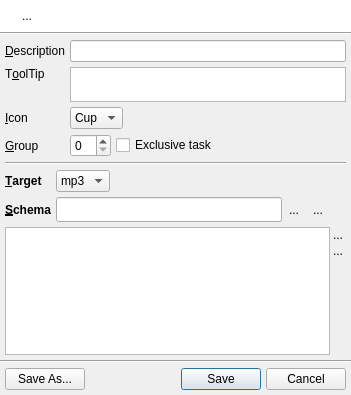
<ui version="4.0" >
 <class>QUTaskDialog</class>
 <widget class="QDialog" name="QUTaskDialog" >
  <property name="geometry" >
   <rect>
    <x>0</x>
    <y>0</y>
    <width>351</width>
    <height>395</height>
   </rect>
  </property>
  <property name="windowTitle" >
   <string>Edit Rename Task</string>
  </property>
  <property name="windowIcon" >
   <iconset resource="../../resources/uman.qrc" >
    <normaloff>:/control/tasks_add.png</normaloff>:/control/tasks_add.png</iconset>
  </property>
  <layout class="QVBoxLayout" name="verticalLayout_2" >
   <property name="spacing" >
    <number>0</number>
   </property>
   <property name="margin" >
    <number>0</number>
   </property>
   <item>
    <widget class="QFrame" name="frame" >
     <property name="palette" >
      <palette>
       <active>
        <colorrole role="Base" >
         <brush brushstyle="SolidPattern" >
          <color alpha="255" >
           <red>255</red>
           <green>255</green>
           <blue>255</blue>
          </color>
         </brush>
        </colorrole>
        <colorrole role="Window" >
         <brush brushstyle="SolidPattern" >
          <color alpha="255" >
           <red>255</red>
           <green>255</green>
           <blue>255</blue>
          </color>
         </brush>
        </colorrole>
       </active>
       <inactive>
        <colorrole role="Base" >
         <brush brushstyle="SolidPattern" >
          <color alpha="255" >
           <red>255</red>
           <green>255</green>
           <blue>255</blue>
          </color>
         </brush>
        </colorrole>
        <colorrole role="Window" >
         <brush brushstyle="SolidPattern" >
          <color alpha="255" >
           <red>255</red>
           <green>255</green>
           <blue>255</blue>
          </color>
         </brush>
        </colorrole>
       </inactive>
       <disabled>
        <colorrole role="Base" >
         <brush brushstyle="SolidPattern" >
          <color alpha="255" >
           <red>255</red>
           <green>255</green>
           <blue>255</blue>
          </color>
         </brush>
        </colorrole>
        <colorrole role="Window" >
         <brush brushstyle="SolidPattern" >
          <color alpha="255" >
           <red>255</red>
           <green>255</green>
           <blue>255</blue>
          </color>
         </brush>
        </colorrole>
       </disabled>
      </palette>
     </property>
     <property name="autoFillBackground" >
      <bool>true</bool>
     </property>
     <property name="frameShadow" >
      <enum>QFrame::Raised</enum>
     </property>
     <layout class="QHBoxLayout" >
      <item>
       <widget class="QLabel" name="infoIconLbl" >
        <property name="sizePolicy" >
         <sizepolicy vsizetype="Preferred" hsizetype="Fixed" >
          <horstretch>0</horstretch>
          <verstretch>0</verstretch>
         </sizepolicy>
        </property>
        <property name="text" >
         <string/>
        </property>
        <property name="pixmap" >
         <pixmap resource="../../resources/uman.qrc" >:/marks/information.png</pixmap>
        </property>
        <property name="alignment" >
         <set>Qt::AlignLeading|Qt::AlignLeft|Qt::AlignTop</set>
        </property>
       </widget>
      </item>
      <item>
       <widget class="QLabel" name="infoLbl" >
        <property name="text" >
         <string>...</string>
        </property>
        <property name="alignment" >
         <set>Qt::AlignLeading|Qt::AlignLeft|Qt::AlignTop</set>
        </property>
        <property name="wordWrap" >
         <bool>true</bool>
        </property>
       </widget>
      </item>
     </layout>
    </widget>
   </item>
   <item>
    <widget class="Line" name="line" >
     <property name="orientation" >
      <enum>Qt::Horizontal</enum>
     </property>
    </widget>
   </item>
   <item>
    <layout class="QVBoxLayout" name="verticalLayout" >
     <property name="spacing" >
      <number>5</number>
     </property>
     <property name="margin" >
      <number>5</number>
     </property>
     <item>
      <layout class="QGridLayout" name="gridLayout_2" >
       <property name="spacing" >
        <number>5</number>
       </property>
       <item row="0" column="0" >
        <widget class="QLabel" name="label_2" >
         <property name="text" >
          <string>&amp;Description</string>
         </property>
         <property name="buddy" >
          <cstring>descriptionEdit</cstring>
         </property>
        </widget>
       </item>
       <item row="0" column="1" >
        <widget class="QLineEdit" name="descriptionEdit" />
       </item>
       <item row="1" column="0" >
        <widget class="QLabel" name="label_3" >
         <property name="text" >
          <string>T&amp;oolTip</string>
         </property>
         <property name="alignment" >
          <set>Qt::AlignLeading|Qt::AlignLeft|Qt::AlignTop</set>
         </property>
         <property name="buddy" >
          <cstring>toolTipEdit</cstring>
         </property>
        </widget>
       </item>
       <item row="1" column="1" >
        <widget class="QTextEdit" name="toolTipEdit" >
         <property name="sizePolicy" >
          <sizepolicy vsizetype="Preferred" hsizetype="Expanding" >
           <horstretch>0</horstretch>
           <verstretch>0</verstretch>
          </sizepolicy>
         </property>
         <property name="maximumSize" >
          <size>
           <width>16777215</width>
           <height>35</height>
          </size>
         </property>
         <property name="tabChangesFocus" >
          <bool>true</bool>
         </property>
         <property name="tabStopWidth" >
          <number>80</number>
         </property>
         <property name="acceptRichText" >
          <bool>false</bool>
         </property>
        </widget>
       </item>
       <item row="2" column="0" >
        <widget class="QLabel" name="label_4" >
         <property name="text" >
          <string>&amp;Icon</string>
         </property>
         <property name="buddy" >
          <cstring>iconCombo</cstring>
         </property>
        </widget>
       </item>
       <item row="2" column="1" >
        <layout class="QHBoxLayout" >
         <property name="spacing" >
          <number>0</number>
         </property>
         <item>
          <widget class="QComboBox" name="iconCombo" >
           <property name="frame" >
            <bool>true</bool>
           </property>
           <item>
            <property name="text" >
             <string>Cup</string>
            </property>
            <property name="icon" >
             <iconset>
              <normaloff/>
             </iconset>
            </property>
           </item>
          </widget>
         </item>
         <item>
          <spacer>
           <property name="orientation" >
            <enum>Qt::Horizontal</enum>
           </property>
           <property name="sizeHint" stdset="0" >
            <size>
             <width>40</width>
             <height>20</height>
            </size>
           </property>
          </spacer>
         </item>
        </layout>
       </item>
       <item row="3" column="0" >
        <widget class="QLabel" name="label_5" >
         <property name="text" >
          <string>&amp;Group</string>
         </property>
         <property name="buddy" >
          <cstring>groupSpin</cstring>
         </property>
        </widget>
       </item>
       <item row="3" column="1" >
        <layout class="QHBoxLayout" >
         <property name="spacing" >
          <number>5</number>
         </property>
         <item>
          <widget class="QSpinBox" name="groupSpin" >
           <property name="sizePolicy" >
            <sizepolicy vsizetype="Fixed" hsizetype="Fixed" >
             <horstretch>0</horstretch>
             <verstretch>0</verstretch>
            </sizepolicy>
           </property>
          </widget>
         </item>
         <item>
          <widget class="QCheckBox" name="exclusiveChk" >
           <property name="text" >
            <string>Exclusive task</string>
           </property>
          </widget>
         </item>
        </layout>
       </item>
      </layout>
     </item>
     <item>
      <widget class="Line" name="line_2" >
       <property name="orientation" >
        <enum>Qt::Horizontal</enum>
       </property>
      </widget>
     </item>
     <item>
      <layout class="QGridLayout" name="gridLayout" >
       <property name="spacing" >
        <number>5</number>
       </property>
       <item row="0" column="0" >
        <widget class="QLabel" name="label_7" >
         <property name="font" >
          <font>
           <pointsize>9</pointsize>
           <weight>75</weight>
           <bold>true</bold>
          </font>
         </property>
         <property name="text" >
          <string>&amp;Target</string>
         </property>
         <property name="margin" >
          <number>5</number>
         </property>
         <property name="buddy" >
          <cstring>targetCombo</cstring>
         </property>
        </widget>
       </item>
       <item row="0" column="1" >
        <layout class="QHBoxLayout" >
         <property name="spacing" >
          <number>0</number>
         </property>
         <item>
          <widget class="QComboBox" name="targetCombo" >
           <property name="toolTip" >
            <string>The target specifies the object on which the renaming will be done.</string>
           </property>
           <item>
            <property name="text" >
             <string>mp3</string>
            </property>
           </item>
          </widget>
         </item>
         <item>
          <spacer>
           <property name="orientation" >
            <enum>Qt::Horizontal</enum>
           </property>
           <property name="sizeHint" stdset="0" >
            <size>
             <width>68</width>
             <height>17</height>
            </size>
           </property>
          </spacer>
         </item>
        </layout>
       </item>
       <item row="1" column="0" >
        <widget class="QLabel" name="label_6" >
         <property name="font" >
          <font>
           <pointsize>9</pointsize>
           <weight>75</weight>
           <bold>true</bold>
          </font>
         </property>
         <property name="text" >
          <string>&amp;Schema</string>
         </property>
         <property name="margin" >
          <number>5</number>
         </property>
         <property name="buddy" >
          <cstring>schemaEdit</cstring>
         </property>
        </widget>
       </item>
       <item row="1" column="1" >
        <layout class="QHBoxLayout" name="horizontalLayout" >
         <property name="spacing" >
          <number>0</number>
         </property>
         <item>
          <widget class="QLineEdit" name="schemaEdit" >
           <property name="minimumSize" >
            <size>
             <width>0</width>
             <height>25</height>
            </size>
           </property>
           <property name="font" >
            <font>
             <family>Lucida Console</family>
             <pointsize>9</pointsize>
            </font>
           </property>
          </widget>
         </item>
         <item>
          <widget class="QToolButton" name="addDataBtn" >
           <property name="text" >
            <string>...</string>
           </property>
           <property name="icon" >
            <iconset resource="../../resources/uman.qrc" >
             <normaloff>:/marks/add.png</normaloff>:/marks/add.png</iconset>
           </property>
           <property name="autoRaise" >
            <bool>true</bool>
           </property>
          </widget>
         </item>
         <item>
          <widget class="QToolButton" name="removeDataBtn" >
           <property name="text" >
            <string>...</string>
           </property>
           <property name="icon" >
            <iconset resource="../../resources/uman.qrc" >
             <normaloff>:/marks/delete.png</normaloff>:/marks/delete.png</iconset>
           </property>
           <property name="autoRaise" >
            <bool>true</bool>
           </property>
          </widget>
         </item>
         <item>
          <spacer>
           <property name="orientation" >
            <enum>Qt::Horizontal</enum>
           </property>
           <property name="sizeType" >
            <enum>QSizePolicy::Fixed</enum>
           </property>
           <property name="sizeHint" stdset="0" >
            <size>
             <width>16</width>
             <height>22</height>
            </size>
           </property>
          </spacer>
         </item>
        </layout>
       </item>
      </layout>
     </item>
     <item>
      <layout class="QHBoxLayout" >
       <property name="spacing" >
        <number>0</number>
       </property>
       <item>
        <widget class="QUTaskDataTable" name="dataTable" >
         <property name="editTriggers" >
          <set>QAbstractItemView::AnyKeyPressed|QAbstractItemView::DoubleClicked|QAbstractItemView::EditKeyPressed</set>
         </property>
         <property name="alternatingRowColors" >
          <bool>true</bool>
         </property>
         <property name="selectionMode" >
          <enum>QAbstractItemView::SingleSelection</enum>
         </property>
         <property name="selectionBehavior" >
          <enum>QAbstractItemView::SelectRows</enum>
         </property>
         <property name="gridStyle" >
          <enum>Qt::DashLine</enum>
         </property>
         <property name="cornerButtonEnabled" >
          <bool>false</bool>
         </property>
        </widget>
       </item>
       <item>
        <layout class="QVBoxLayout" >
         <property name="spacing" >
          <number>0</number>
         </property>
         <item>
          <widget class="QToolButton" name="moveUpBtn" >
           <property name="minimumSize" >
            <size>
             <width>16</width>
             <height>16</height>
            </size>
           </property>
           <property name="maximumSize" >
            <size>
             <width>16</width>
             <height>16</height>
            </size>
           </property>
           <property name="text" >
            <string>...</string>
           </property>
           <property name="icon" >
            <iconset resource="../../resources/uman.qrc" >
             <normaloff>:/bullets/arrow_up_small.png</normaloff>:/bullets/arrow_up_small.png</iconset>
           </property>
           <property name="autoRaise" >
            <bool>true</bool>
           </property>
          </widget>
         </item>
         <item>
          <widget class="QToolButton" name="moveDownBtn" >
           <property name="minimumSize" >
            <size>
             <width>16</width>
             <height>16</height>
            </size>
           </property>
           <property name="maximumSize" >
            <size>
             <width>16</width>
             <height>16</height>
            </size>
           </property>
           <property name="text" >
            <string>...</string>
           </property>
           <property name="icon" >
            <iconset resource="../../resources/uman.qrc" >
             <normaloff>:/bullets/arrow_down_small.png</normaloff>:/bullets/arrow_down_small.png</iconset>
           </property>
           <property name="autoRaise" >
            <bool>true</bool>
           </property>
          </widget>
         </item>
         <item>
          <spacer>
           <property name="orientation" >
            <enum>Qt::Vertical</enum>
           </property>
           <property name="sizeHint" stdset="0" >
            <size>
             <width>13</width>
             <height>44</height>
            </size>
           </property>
          </spacer>
         </item>
        </layout>
       </item>
      </layout>
     </item>
    </layout>
   </item>
   <item>
    <widget class="Line" name="line_3" >
     <property name="orientation" >
      <enum>Qt::Horizontal</enum>
     </property>
    </widget>
   </item>
   <item>
    <layout class="QHBoxLayout" >
     <property name="spacing" >
      <number>5</number>
     </property>
     <property name="margin" >
      <number>5</number>
     </property>
     <item>
      <widget class="QPushButton" name="saveAsBtn" >
       <property name="text" >
        <string>Save As...</string>
       </property>
       <property name="icon" >
        <iconset resource="../../resources/uman.qrc" >
         <normaloff>:/control/save_as.png</normaloff>:/control/save_as.png</iconset>
       </property>
       <property name="autoDefault" >
        <bool>false</bool>
       </property>
      </widget>
     </item>
     <item>
      <spacer>
       <property name="orientation" >
        <enum>Qt::Horizontal</enum>
       </property>
       <property name="sizeHint" stdset="0" >
        <size>
         <width>40</width>
         <height>20</height>
        </size>
       </property>
      </spacer>
     </item>
     <item>
      <widget class="QPushButton" name="saveBtn" >
       <property name="text" >
        <string>Save</string>
       </property>
       <property name="icon" >
        <iconset resource="../../resources/uman.qrc" >
         <normaloff>:/control/save.png</normaloff>:/control/save.png</iconset>
       </property>
      </widget>
     </item>
     <item>
      <widget class="QPushButton" name="cancelBtn" >
       <property name="text" >
        <string>Cancel</string>
       </property>
       <property name="icon" >
        <iconset resource="../../resources/uman.qrc" >
         <normaloff>:/marks/cancel.png</normaloff>:/marks/cancel.png</iconset>
       </property>
       <property name="autoDefault" >
        <bool>false</bool>
       </property>
      </widget>
     </item>
    </layout>
   </item>
  </layout>
 </widget>
 <customwidgets>
  <customwidget>
   <class>QUTaskDataTable</class>
   <extends>QTableWidget</extends>
   <header>QUTaskDataTable.h</header>
  </customwidget>
 </customwidgets>
 <resources>
  <include location="../../resources/uman.qrc" />
 </resources>
 <connections/>
</ui>
